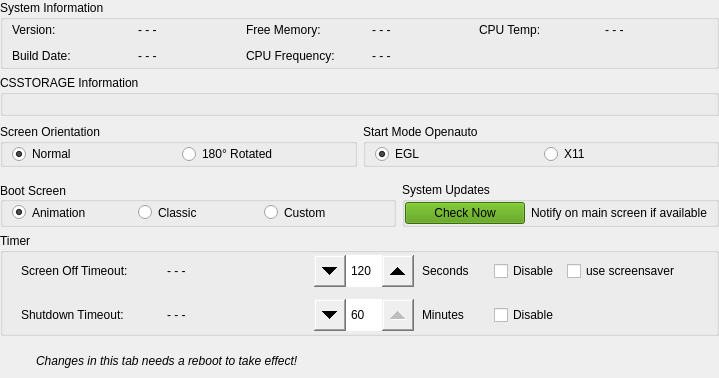
    <widget class="QWidget" name="tab6" native="true">
     <property name="sizePolicy">
      <sizepolicy hsizetype="Expanding" vsizetype="Expanding">
       <horstretch>0</horstretch>
       <verstretch>0</verstretch>
      </sizepolicy>
     </property>
     <layout class="QVBoxLayout" name="verticalLayout_25">
      <property name="leftMargin">
       <number>0</number>
      </property>
      <property name="topMargin">
       <number>0</number>
      </property>
      <property name="rightMargin">
       <number>0</number>
      </property>
      <property name="bottomMargin">
       <number>2</number>
      </property>
      <item>
       <widget class="QGroupBox" name="groupBoxSystemInfo">
        <property name="sizePolicy">
         <sizepolicy hsizetype="Expanding" vsizetype="Fixed">
          <horstretch>0</horstretch>
          <verstretch>0</verstretch>
         </sizepolicy>
        </property>
        <property name="title">
         <string>System Information</string>
        </property>
        <layout class="QGridLayout" name="gridLayout_5">
         <property name="topMargin">
          <number>0</number>
         </property>
         <property name="bottomMargin">
          <number>0</number>
         </property>
         <item row="1" column="1">
          <layout class="QFormLayout" name="freemem">
           <item row="0" column="0">
            <widget class="QLabel" name="labelSystemFreeMem">
             <property name="sizePolicy">
              <sizepolicy hsizetype="Minimum" vsizetype="Preferred">
               <horstretch>0</horstretch>
               <verstretch>0</verstretch>
              </sizepolicy>
             </property>
             <property name="minimumSize">
              <size>
               <width>120</width>
               <height>20</height>
              </size>
             </property>
             <property name="text">
              <string>Free Memory:</string>
             </property>
            </widget>
           </item>
           <item row="0" column="1">
            <widget class="QLabel" name="valueSystemFreeMem">
             <property name="sizePolicy">
              <sizepolicy hsizetype="Expanding" vsizetype="Minimum">
               <horstretch>0</horstretch>
               <verstretch>0</verstretch>
              </sizepolicy>
             </property>
             <property name="minimumSize">
              <size>
               <width>0</width>
               <height>20</height>
              </size>
             </property>
             <property name="text">
              <string>- - -</string>
             </property>
            </widget>
           </item>
          </layout>
         </item>
         <item row="2" column="1">
          <layout class="QFormLayout" name="cpufreq">
           <item row="0" column="0">
            <widget class="QLabel" name="labelSystemCPUFreq">
             <property name="sizePolicy">
              <sizepolicy hsizetype="Minimum" vsizetype="Preferred">
               <horstretch>0</horstretch>
               <verstretch>0</verstretch>
              </sizepolicy>
             </property>
             <property name="minimumSize">
              <size>
               <width>120</width>
               <height>20</height>
              </size>
             </property>
             <property name="text">
              <string>CPU Frequency:</string>
             </property>
            </widget>
           </item>
           <item row="0" column="1">
            <widget class="QLabel" name="valueSystemCPUFreq">
             <property name="sizePolicy">
              <sizepolicy hsizetype="Expanding" vsizetype="Minimum">
               <horstretch>0</horstretch>
               <verstretch>0</verstretch>
              </sizepolicy>
             </property>
             <property name="minimumSize">
              <size>
               <width>0</width>
               <height>20</height>
              </size>
             </property>
             <property name="text">
              <string>- - -</string>
             </property>
            </widget>
           </item>
          </layout>
         </item>
         <item row="2" column="0">
          <layout class="QFormLayout" name="builddate">
           <item row="0" column="0">
            <widget class="QLabel" name="labelSystemBuildDate">
             <property name="sizePolicy">
              <sizepolicy hsizetype="Minimum" vsizetype="Preferred">
               <horstretch>0</horstretch>
               <verstretch>0</verstretch>
              </sizepolicy>
             </property>
             <property name="minimumSize">
              <size>
               <width>120</width>
               <height>20</height>
              </size>
             </property>
             <property name="text">
              <string>Build Date:</string>
             </property>
            </widget>
           </item>
           <item row="0" column="1">
            <widget class="QLabel" name="valueSystemBuildDate">
             <property name="sizePolicy">
              <sizepolicy hsizetype="Expanding" vsizetype="Minimum">
               <horstretch>0</horstretch>
               <verstretch>0</verstretch>
              </sizepolicy>
             </property>
             <property name="minimumSize">
              <size>
               <width>0</width>
               <height>20</height>
              </size>
             </property>
             <property name="text">
              <string>- - -</string>
             </property>
            </widget>
           </item>
          </layout>
         </item>
         <item row="1" column="2">
          <layout class="QFormLayout" name="cputemp">
           <item row="0" column="0">
            <widget class="QLabel" name="labelSystemCPUTemp">
             <property name="sizePolicy">
              <sizepolicy hsizetype="Minimum" vsizetype="Minimum">
               <horstretch>0</horstretch>
               <verstretch>0</verstretch>
              </sizepolicy>
             </property>
             <property name="minimumSize">
              <size>
               <width>120</width>
               <height>20</height>
              </size>
             </property>
             <property name="text">
              <string>CPU Temp:</string>
             </property>
            </widget>
           </item>
           <item row="0" column="1">
            <widget class="QLabel" name="valueSystemCPUTemp">
             <property name="sizePolicy">
              <sizepolicy hsizetype="Expanding" vsizetype="Minimum">
               <horstretch>0</horstretch>
               <verstretch>0</verstretch>
              </sizepolicy>
             </property>
             <property name="minimumSize">
              <size>
               <width>0</width>
               <height>20</height>
              </size>
             </property>
             <property name="text">
              <string>- - -</string>
             </property>
            </widget>
           </item>
          </layout>
         </item>
         <item row="1" column="0">
          <layout class="QFormLayout" name="version_2">
           <item row="0" column="0">
            <widget class="QLabel" name="labelSystemVersion">
             <property name="sizePolicy">
              <sizepolicy hsizetype="Minimum" vsizetype="Preferred">
               <horstretch>0</horstretch>
               <verstretch>0</verstretch>
              </sizepolicy>
             </property>
             <property name="minimumSize">
              <size>
               <width>120</width>
               <height>20</height>
              </size>
             </property>
             <property name="text">
              <string>Version:</string>
             </property>
            </widget>
           </item>
           <item row="0" column="1">
            <widget class="QLabel" name="valueSystemVersion">
             <property name="sizePolicy">
              <sizepolicy hsizetype="Expanding" vsizetype="Minimum">
               <horstretch>0</horstretch>
               <verstretch>0</verstretch>
              </sizepolicy>
             </property>
             <property name="minimumSize">
              <size>
               <width>0</width>
               <height>20</height>
              </size>
             </property>
             <property name="text">
              <string>- - -</string>
             </property>
            </widget>
           </item>
          </layout>
         </item>
        </layout>
       </widget>
      </item>
      <item>
       <widget class="QGroupBox" name="groupBoxCSSTORAGE">
        <property name="sizePolicy">
         <sizepolicy hsizetype="Expanding" vsizetype="Preferred">
          <horstretch>0</horstretch>
          <verstretch>0</verstretch>
         </sizepolicy>
        </property>
        <property name="title">
         <string>CSSTORAGE Information</string>
        </property>
        <layout class="QVBoxLayout" name="verticalLayout_9">
         <property name="topMargin">
          <number>2</number>
         </property>
         <property name="bottomMargin">
          <number>2</number>
         </property>
         <item>
          <widget class="QLabel" name="labelStorage">
           <property name="sizePolicy">
            <sizepolicy hsizetype="Expanding" vsizetype="Preferred">
             <horstretch>0</horstretch>
             <verstretch>0</verstretch>
            </sizepolicy>
           </property>
           <property name="text">
            <string/>
           </property>
          </widget>
         </item>
        </layout>
       </widget>
      </item>
      <item>
       <widget class="QWidget" name="screenorientationstartmode" native="true">
        <property name="sizePolicy">
         <sizepolicy hsizetype="Expanding" vsizetype="Fixed">
          <horstretch>0</horstretch>
          <verstretch>0</verstretch>
         </sizepolicy>
        </property>
        <layout class="QHBoxLayout" name="horizontalLayout_14">
         <property name="leftMargin">
          <number>0</number>
         </property>
         <property name="topMargin">
          <number>2</number>
         </property>
         <property name="rightMargin">
          <number>0</number>
         </property>
         <item>
          <widget class="QGroupBox" name="groupBoxScreenOrientation">
           <property name="sizePolicy">
            <sizepolicy hsizetype="Expanding" vsizetype="Fixed">
             <horstretch>0</horstretch>
             <verstretch>0</verstretch>
            </sizepolicy>
           </property>
           <property name="title">
            <string>Screen Orientation</string>
           </property>
           <layout class="QHBoxLayout" name="horizontalLayout_15">
            <property name="topMargin">
             <number>0</number>
            </property>
            <property name="bottomMargin">
             <number>0</number>
            </property>
            <item>
             <widget class="QRadioButton" name="radioButtonScreenNormal">
              <property name="text">
               <string>Normal</string>
              </property>
              <property name="checked">
               <bool>true</bool>
              </property>
             </widget>
            </item>
            <item>
             <widget class="QRadioButton" name="radioButtonScreenRotated">
              <property name="text">
               <string>180° Rotated</string>
              </property>
             </widget>
            </item>
           </layout>
          </widget>
         </item>
         <item>
          <widget class="QGroupBox" name="groupBoxStartMode">
           <property name="sizePolicy">
            <sizepolicy hsizetype="Expanding" vsizetype="Fixed">
             <horstretch>0</horstretch>
             <verstretch>0</verstretch>
            </sizepolicy>
           </property>
           <property name="title">
            <string>Start Mode Openauto</string>
           </property>
           <layout class="QHBoxLayout" name="horizontalLayout_20">
            <property name="topMargin">
             <number>0</number>
            </property>
            <property name="bottomMargin">
             <number>0</number>
            </property>
            <item>
             <widget class="QRadioButton" name="radioButtonEGL">
              <property name="text">
               <string>EGL</string>
              </property>
              <property name="checked">
               <bool>true</bool>
              </property>
             </widget>
            </item>
            <item>
             <widget class="QRadioButton" name="radioButtonX11">
              <property name="text">
               <string>X11</string>
              </property>
             </widget>
            </item>
           </layout>
          </widget>
         </item>
        </layout>
       </widget>
      </item>
      <item>
       <widget class="QWidget" name="horizontalWidget" native="true">
        <property name="sizePolicy">
         <sizepolicy hsizetype="Expanding" vsizetype="Preferred">
          <horstretch>0</horstretch>
          <verstretch>0</verstretch>
         </sizepolicy>
        </property>
        <layout class="QHBoxLayout" name="horizontalLayout_12">
         <property name="leftMargin">
          <number>0</number>
         </property>
         <property name="topMargin">
          <number>0</number>
         </property>
         <property name="rightMargin">
          <number>0</number>
         </property>
         <property name="bottomMargin">
          <number>0</number>
         </property>
         <item>
          <widget class="QGroupBox" name="groupBoxBootScreen">
           <property name="sizePolicy">
            <sizepolicy hsizetype="Expanding" vsizetype="Preferred">
             <horstretch>0</horstretch>
             <verstretch>0</verstretch>
            </sizepolicy>
           </property>
           <property name="title">
            <string>Boot Screen</string>
           </property>
           <property name="alignment">
            <set>Qt::AlignLeading|Qt::AlignLeft|Qt::AlignVCenter</set>
           </property>
           <layout class="QHBoxLayout" name="horizontalLayout_10">
            <property name="topMargin">
             <number>0</number>
            </property>
            <property name="bottomMargin">
             <number>1</number>
            </property>
            <item>
             <widget class="QRadioButton" name="radioButtonAnimatedCSNG">
              <property name="sizePolicy">
               <sizepolicy hsizetype="Fixed" vsizetype="Preferred">
                <horstretch>0</horstretch>
                <verstretch>0</verstretch>
               </sizepolicy>
              </property>
              <property name="minimumSize">
               <size>
                <width>120</width>
                <height>0</height>
               </size>
              </property>
              <property name="maximumSize">
               <size>
                <width>120</width>
                <height>16777215</height>
               </size>
              </property>
              <property name="text">
               <string>Animation</string>
              </property>
              <property name="checked">
               <bool>true</bool>
              </property>
             </widget>
            </item>
            <item>
             <widget class="QRadioButton" name="radioButtonCSNG">
              <property name="sizePolicy">
               <sizepolicy hsizetype="Fixed" vsizetype="Preferred">
                <horstretch>0</horstretch>
                <verstretch>0</verstretch>
               </sizepolicy>
              </property>
              <property name="minimumSize">
               <size>
                <width>120</width>
                <height>0</height>
               </size>
              </property>
              <property name="maximumSize">
               <size>
                <width>120</width>
                <height>16777215</height>
               </size>
              </property>
              <property name="text">
               <string>Classic</string>
              </property>
             </widget>
            </item>
            <item>
             <widget class="QRadioButton" name="radioButtonCustom">
              <property name="sizePolicy">
               <sizepolicy hsizetype="Fixed" vsizetype="Preferred">
                <horstretch>0</horstretch>
                <verstretch>0</verstretch>
               </sizepolicy>
              </property>
              <property name="minimumSize">
               <size>
                <width>120</width>
                <height>0</height>
               </size>
              </property>
              <property name="maximumSize">
               <size>
                <width>120</width>
                <height>16777215</height>
               </size>
              </property>
              <property name="text">
               <string>Custom</string>
              </property>
             </widget>
            </item>
           </layout>
          </widget>
         </item>
         <item>
          <widget class="QGroupBox" name="groupBoxUpdates">
           <property name="sizePolicy">
            <sizepolicy hsizetype="Expanding" vsizetype="Fixed">
             <horstretch>0</horstretch>
             <verstretch>0</verstretch>
            </sizepolicy>
           </property>
           <property name="title">
            <string>System Updates</string>
           </property>
           <layout class="QFormLayout" name="formLayout_31">
            <property name="leftMargin">
             <number>0</number>
            </property>
            <property name="topMargin">
             <number>0</number>
            </property>
            <property name="bottomMargin">
             <number>0</number>
            </property>
            <item row="0" column="0">
             <widget class="QPushButton" name="pushButtonCheckNow">
              <property name="sizePolicy">
               <sizepolicy hsizetype="Fixed" vsizetype="Fixed">
                <horstretch>0</horstretch>
                <verstretch>0</verstretch>
               </sizepolicy>
              </property>
              <property name="minimumSize">
               <size>
                <width>120</width>
                <height>0</height>
               </size>
              </property>
              <property name="maximumSize">
               <size>
                <width>120</width>
                <height>16777215</height>
               </size>
              </property>
              <property name="styleSheet">
               <string notr="true">background-color: rgb(78, 154, 6);
outline: none;</string>
              </property>
              <property name="text">
               <string>Check Now</string>
              </property>
             </widget>
            </item>
            <item row="0" column="1">
             <widget class="QLabel" name="label_20">
              <property name="sizePolicy">
               <sizepolicy hsizetype="Expanding" vsizetype="Preferred">
                <horstretch>0</horstretch>
                <verstretch>0</verstretch>
               </sizepolicy>
              </property>
              <property name="text">
               <string>Notify on main screen if available</string>
              </property>
             </widget>
            </item>
           </layout>
          </widget>
         </item>
        </layout>
       </widget>
      </item>
      <item>
       <widget class="QGroupBox" name="groupBoxTimer">
        <property name="sizePolicy">
         <sizepolicy hsizetype="Expanding" vsizetype="Fixed">
          <horstretch>0</horstretch>
          <verstretch>0</verstretch>
         </sizepolicy>
        </property>
        <property name="title">
         <string>Timer</string>
        </property>
        <layout class="QVBoxLayout" name="verticalLayout_26">
         <property name="spacing">
          <number>8</number>
         </property>
         <property name="topMargin">
          <number>0</number>
         </property>
         <property name="bottomMargin">
          <number>0</number>
         </property>
         <item>
          <layout class="QHBoxLayout" name="screenoff">
           <property name="topMargin">
            <number>2</number>
           </property>
           <property name="bottomMargin">
            <number>2</number>
           </property>
           <item>
            <widget class="QWidget" name="formWidget_11" native="true">
             <layout class="QFormLayout" name="formLayout_24">
              <property name="topMargin">
               <number>0</number>
              </property>
              <property name="bottomMargin">
               <number>0</number>
              </property>
              <item row="0" column="0">
               <widget class="QLabel" name="labelDisconnectTimer">
                <property name="sizePolicy">
                 <sizepolicy hsizetype="Fixed" vsizetype="Fixed">
                  <horstretch>0</horstretch>
                  <verstretch>0</verstretch>
                 </sizepolicy>
                </property>
                <property name="minimumSize">
                 <size>
                  <width>140</width>
                  <height>32</height>
                 </size>
                </property>
                <property name="maximumSize">
                 <size>
                  <width>140</width>
                  <height>32</height>
                 </size>
                </property>
                <property name="text">
                 <string>Screen Off Timeout:</string>
                </property>
                <property name="alignment">
                 <set>Qt::AlignLeading|Qt::AlignLeft|Qt::AlignVCenter</set>
                </property>
               </widget>
              </item>
              <item row="0" column="1">
               <widget class="QLabel" name="valueDisconnectTimer">
                <property name="sizePolicy">
                 <sizepolicy hsizetype="Expanding" vsizetype="Fixed">
                  <horstretch>0</horstretch>
                  <verstretch>0</verstretch>
                 </sizepolicy>
                </property>
                <property name="minimumSize">
                 <size>
                  <width>0</width>
                  <height>32</height>
                 </size>
                </property>
                <property name="maximumSize">
                 <size>
                  <width>16777215</width>
                  <height>32</height>
                 </size>
                </property>
                <property name="text">
                 <string>- - -</string>
                </property>
                <property name="alignment">
                 <set>Qt::AlignLeading|Qt::AlignLeft|Qt::AlignVCenter</set>
                </property>
               </widget>
              </item>
             </layout>
            </widget>
           </item>
           <item>
            <widget class="QSpinBox" name="spinBoxDisconnect">
             <property name="sizePolicy">
              <sizepolicy hsizetype="Fixed" vsizetype="Fixed">
               <horstretch>0</horstretch>
               <verstretch>0</verstretch>
              </sizepolicy>
             </property>
             <property name="minimumSize">
              <size>
               <width>100</width>
               <height>32</height>
              </size>
             </property>
             <property name="styleSheet">
              <string notr="true">QSpinBox::up-button { width: 32px; height: 32px;
subcontrol-origin: margin;
subcontrol-position: center right;
}
QSpinBox::down-button { width: 32px; height: 32px; 
subcontrol-origin: margin;
subcontrol-position: center left;
}</string>
             </property>
             <property name="minimum">
              <number>30</number>
             </property>
             <property name="maximum">
              <number>300</number>
             </property>
             <property name="singleStep">
              <number>10</number>
             </property>
             <property name="value">
              <number>120</number>
             </property>
            </widget>
           </item>
           <item>
            <widget class="QLabel" name="labelSeconds">
             <property name="sizePolicy">
              <sizepolicy hsizetype="Fixed" vsizetype="Fixed">
               <horstretch>0</horstretch>
               <verstretch>0</verstretch>
              </sizepolicy>
             </property>
             <property name="minimumSize">
              <size>
               <width>64</width>
               <height>32</height>
              </size>
             </property>
             <property name="text">
              <string>Seconds</string>
             </property>
             <property name="alignment">
              <set>Qt::AlignLeading|Qt::AlignLeft|Qt::AlignVCenter</set>
             </property>
            </widget>
           </item>
           <item>
            <widget class="QCheckBox" name="checkBoxDisableScreenOff">
             <property name="minimumSize">
              <size>
               <width>0</width>
               <height>32</height>
              </size>
             </property>
             <property name="text">
              <string>Disable</string>
             </property>
            </widget>
           </item>
           <item>
            <widget class="QCheckBox" name="checkBoxBlankOnly">
             <property name="sizePolicy">
              <sizepolicy hsizetype="Fixed" vsizetype="Fixed">
               <horstretch>0</horstretch>
               <verstretch>0</verstretch>
              </sizepolicy>
             </property>
             <property name="minimumSize">
              <size>
               <width>140</width>
               <height>32</height>
              </size>
             </property>
             <property name="maximumSize">
              <size>
               <width>140</width>
               <height>32</height>
              </size>
             </property>
             <property name="text">
              <string>use screensaver</string>
             </property>
            </widget>
           </item>
          </layout>
         </item>
         <item>
          <layout class="QHBoxLayout" name="shutdown">
           <property name="topMargin">
            <number>2</number>
           </property>
           <property name="bottomMargin">
            <number>2</number>
           </property>
           <item>
            <widget class="QWidget" name="formWidget" native="true">
             <property name="sizePolicy">
              <sizepolicy hsizetype="Minimum" vsizetype="Fixed">
               <horstretch>0</horstretch>
               <verstretch>0</verstretch>
              </sizepolicy>
             </property>
             <layout class="QFormLayout" name="formLayout_23">
              <property name="topMargin">
               <number>0</number>
              </property>
              <property name="bottomMargin">
               <number>0</number>
              </property>
              <item row="0" column="0">
               <widget class="QLabel" name="labelShutdownTimer">
                <property name="sizePolicy">
                 <sizepolicy hsizetype="Fixed" vsizetype="Fixed">
                  <horstretch>0</horstretch>
                  <verstretch>0</verstretch>
                 </sizepolicy>
                </property>
                <property name="minimumSize">
                 <size>
                  <width>140</width>
                  <height>32</height>
                 </size>
                </property>
                <property name="maximumSize">
                 <size>
                  <width>140</width>
                  <height>32</height>
                 </size>
                </property>
                <property name="text">
                 <string>Shutdown Timeout:</string>
                </property>
                <property name="alignment">
                 <set>Qt::AlignLeading|Qt::AlignLeft|Qt::AlignVCenter</set>
                </property>
               </widget>
              </item>
              <item row="0" column="1">
               <widget class="QLabel" name="valueShutdownTimer">
                <property name="sizePolicy">
                 <sizepolicy hsizetype="Expanding" vsizetype="Fixed">
                  <horstretch>0</horstretch>
                  <verstretch>0</verstretch>
                 </sizepolicy>
                </property>
                <property name="minimumSize">
                 <size>
                  <width>0</width>
                  <height>32</height>
                 </size>
                </property>
                <property name="maximumSize">
                 <size>
                  <width>16777215</width>
                  <height>32</height>
                 </size>
                </property>
                <property name="text">
                 <string>- - -</string>
                </property>
                <property name="alignment">
                 <set>Qt::AlignLeading|Qt::AlignLeft|Qt::AlignVCenter</set>
                </property>
               </widget>
              </item>
             </layout>
            </widget>
           </item>
           <item>
            <widget class="QSpinBox" name="spinBoxShutdown">
             <property name="sizePolicy">
              <sizepolicy hsizetype="Fixed" vsizetype="Fixed">
               <horstretch>0</horstretch>
               <verstretch>0</verstretch>
              </sizepolicy>
             </property>
             <property name="minimumSize">
              <size>
               <width>100</width>
               <height>32</height>
              </size>
             </property>
             <property name="styleSheet">
              <string notr="true">QSpinBox::up-button { width: 32px; height: 32px;
subcontrol-origin: margin;
subcontrol-position: center right;
}
QSpinBox::down-button { width: 32px; height: 32px; 
subcontrol-origin: margin;
subcontrol-position: center left;
}</string>
             </property>
             <property name="minimum">
              <number>1</number>
             </property>
             <property name="maximum">
              <number>60</number>
             </property>
             <property name="value">
              <number>60</number>
             </property>
            </widget>
           </item>
           <item>
            <widget class="QLabel" name="labelMinutes">
             <property name="sizePolicy">
              <sizepolicy hsizetype="Fixed" vsizetype="Fixed">
               <horstretch>0</horstretch>
               <verstretch>0</verstretch>
              </sizepolicy>
             </property>
             <property name="minimumSize">
              <size>
               <width>64</width>
               <height>32</height>
              </size>
             </property>
             <property name="text">
              <string>Minutes</string>
             </property>
             <property name="alignment">
              <set>Qt::AlignLeading|Qt::AlignLeft|Qt::AlignVCenter</set>
             </property>
            </widget>
           </item>
           <item>
            <widget class="QCheckBox" name="checkBoxDisableShutdown">
             <property name="minimumSize">
              <size>
               <width>0</width>
               <height>32</height>
              </size>
             </property>
             <property name="text">
              <string>Disable</string>
             </property>
            </widget>
           </item>
           <item>
            <widget class="QLabel" name="label_21">
             <property name="sizePolicy">
              <sizepolicy hsizetype="Fixed" vsizetype="Fixed">
               <horstretch>0</horstretch>
               <verstretch>0</verstretch>
              </sizepolicy>
             </property>
             <property name="minimumSize">
              <size>
               <width>140</width>
               <height>32</height>
              </size>
             </property>
             <property name="maximumSize">
              <size>
               <width>140</width>
               <height>32</height>
              </size>
             </property>
             <property name="text">
              <string/>
             </property>
            </widget>
           </item>
          </layout>
         </item>
        </layout>
       </widget>
      </item>
      <item>
       <spacer name="verticalSpacer_3">
        <property name="orientation">
         <enum>Qt::Vertical</enum>
        </property>
        <property name="sizeHint" stdset="0">
         <size>
          <width>20</width>
          <height>4</height>
         </size>
        </property>
       </spacer>
      </item>
      <item>
       <widget class="QWidget" name="formWidget" native="true">
        <property name="sizePolicy">
         <sizepolicy hsizetype="Expanding" vsizetype="Fixed">
          <horstretch>0</horstretch>
          <verstretch>0</verstretch>
         </sizepolicy>
        </property>
        <layout class="QFormLayout" name="formLayout_2">
         <property name="leftMargin">
          <number>0</number>
         </property>
         <property name="topMargin">
          <number>0</number>
         </property>
         <property name="bottomMargin">
          <number>0</number>
         </property>
         <item row="0" column="0">
          <widget class="QLabel" name="label_3">
           <property name="sizePolicy">
            <sizepolicy hsizetype="Fixed" vsizetype="Fixed">
             <horstretch>0</horstretch>
             <verstretch>0</verstretch>
            </sizepolicy>
           </property>
           <property name="minimumSize">
            <size>
             <width>30</width>
             <height>30</height>
            </size>
           </property>
           <property name="maximumSize">
            <size>
             <width>30</width>
             <height>30</height>
            </size>
           </property>
           <property name="text">
            <string>&lt;html&gt;&lt;head/&gt;&lt;body&gt;&lt;p&gt;&lt;img src=&quot;:/ico_warning.png&quot;/&gt;&lt;/p&gt;&lt;/body&gt;&lt;/html&gt;</string>
           </property>
          </widget>
         </item>
         <item row="0" column="1">
          <widget class="QLabel" name="label_4">
           <property name="sizePolicy">
            <sizepolicy hsizetype="Expanding" vsizetype="Fixed">
             <horstretch>0</horstretch>
             <verstretch>0</verstretch>
            </sizepolicy>
           </property>
           <property name="minimumSize">
            <size>
             <width>0</width>
             <height>30</height>
            </size>
           </property>
           <property name="maximumSize">
            <size>
             <width>16777215</width>
             <height>30</height>
            </size>
           </property>
           <property name="font">
            <font>
             <italic>true</italic>
            </font>
           </property>
           <property name="text">
            <string>Changes in this tab needs a reboot to take effect!</string>
           </property>
          </widget>
         </item>
        </layout>
       </widget>
      </item>
     </layout>
    </widget>
